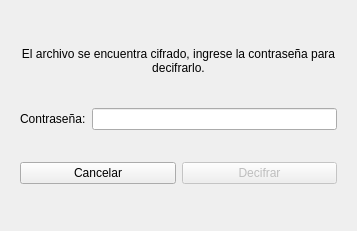
<?xml version="1.0" encoding="UTF-8"?>
<ui version="4.0">
 <class>PasswordBox</class>
 <widget class="QDialog" name="PasswordBox">
  <property name="geometry">
   <rect>
    <x>0</x>
    <y>0</y>
    <width>357</width>
    <height>231</height>
   </rect>
  </property>
  <property name="minimumSize">
   <size>
    <width>357</width>
    <height>231</height>
   </size>
  </property>
  <property name="maximumSize">
   <size>
    <width>357</width>
    <height>231</height>
   </size>
  </property>
  <property name="windowTitle">
   <string>Atención</string>
  </property>
  <layout class="QGridLayout" name="gridLayout_2">
   <item row="0" column="0">
    <widget class="QStackedWidget" name="stackedWidget">
     <property name="currentIndex">
      <number>1</number>
     </property>
     <widget class="QWidget" name="page">
      <layout class="QGridLayout" name="gridLayout">
       <item row="1" column="0">
        <layout class="QHBoxLayout" name="horizontalLayout">
         <item>
          <widget class="QLabel" name="passwordLB">
           <property name="text">
            <string>Contraseña:</string>
           </property>
          </widget>
         </item>
         <item>
          <widget class="QLineEdit" name="passwordLE">
           <property name="echoMode">
            <enum>QLineEdit::Password</enum>
           </property>
          </widget>
         </item>
        </layout>
       </item>
       <item row="2" column="0">
        <layout class="QVBoxLayout" name="verticalLayout">
         <item>
          <widget class="QLabel" name="passwordRepeatLB">
           <property name="text">
            <string>Repita la nueva contraseña: </string>
           </property>
          </widget>
         </item>
         <item>
          <layout class="QHBoxLayout" name="horizontalLayout_2">
           <item>
            <widget class="QLabel" name="repeatedPassWordLB">
             <property name="text">
              <string>Contraseña:</string>
             </property>
            </widget>
           </item>
           <item>
            <widget class="QLineEdit" name="repeatedPassWordLE">
             <property name="echoMode">
              <enum>QLineEdit::Password</enum>
             </property>
            </widget>
           </item>
          </layout>
         </item>
        </layout>
       </item>
       <item row="3" column="0">
        <layout class="QHBoxLayout" name="horizontalLayout_5">
         <item>
          <widget class="QPushButton" name="cancelCipherBT">
           <property name="text">
            <string>Cancelar</string>
           </property>
          </widget>
         </item>
         <item>
          <widget class="QPushButton" name="cipherBT">
           <property name="enabled">
            <bool>false</bool>
           </property>
           <property name="text">
            <string>Cifrar</string>
           </property>
          </widget>
         </item>
        </layout>
       </item>
       <item row="0" column="0">
        <widget class="QLabel" name="infoLB">
         <property name="text">
          <string>Sus copias serán cifradas. Ingrese una contraseña a su archivo, por favor.</string>
         </property>
         <property name="textFormat">
          <enum>Qt::AutoText</enum>
         </property>
         <property name="scaledContents">
          <bool>false</bool>
         </property>
         <property name="alignment">
          <set>Qt::AlignCenter</set>
         </property>
         <property name="wordWrap">
          <bool>true</bool>
         </property>
        </widget>
       </item>
      </layout>
     </widget>
     <widget class="QWidget" name="page_2">
      <layout class="QGridLayout" name="gridLayout_3">
       <item row="0" column="0">
        <widget class="QLabel" name="decipherInfoLB">
         <property name="maximumSize">
          <size>
           <width>16777215</width>
           <height>30</height>
          </size>
         </property>
         <property name="text">
          <string>El archivo se encuentra cifrado, ingrese la contraseña para decifrarlo.</string>
         </property>
         <property name="alignment">
          <set>Qt::AlignCenter</set>
         </property>
         <property name="wordWrap">
          <bool>true</bool>
         </property>
        </widget>
       </item>
       <item row="1" column="0">
        <layout class="QHBoxLayout" name="horizontalLayout_4">
         <item>
          <widget class="QLabel" name="decipherPassWordLB">
           <property name="text">
            <string>Contraseña:</string>
           </property>
          </widget>
         </item>
         <item>
          <widget class="QLineEdit" name="decipherPassWordLE">
           <property name="echoMode">
            <enum>QLineEdit::Password</enum>
           </property>
          </widget>
         </item>
        </layout>
       </item>
       <item row="2" column="0">
        <layout class="QHBoxLayout" name="horizontalLayout_3">
         <item>
          <widget class="QPushButton" name="cancelBT">
           <property name="text">
            <string>Cancelar</string>
           </property>
          </widget>
         </item>
         <item>
          <widget class="QPushButton" name="decipherBT">
           <property name="enabled">
            <bool>false</bool>
           </property>
           <property name="text">
            <string>Decifrar</string>
           </property>
          </widget>
         </item>
        </layout>
       </item>
      </layout>
     </widget>
    </widget>
   </item>
  </layout>
 </widget>
 <resources/>
 <connections/>
</ui>
